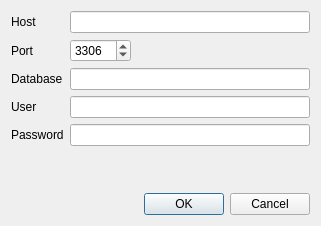
<?xml version="1.0" encoding="UTF-8"?>
<ui version="4.0">
 <class>DbDialog</class>
 <widget class="QDialog" name="DbDialog">
  <property name="geometry">
   <rect>
    <x>0</x>
    <y>0</y>
    <width>321</width>
    <height>226</height>
   </rect>
  </property>
  <property name="windowTitle">
   <string>Database Connection</string>
  </property>
  <layout class="QVBoxLayout" name="verticalLayout">
   <item>
    <layout class="QFormLayout" name="formLayout">
     <property name="fieldGrowthPolicy">
      <enum>QFormLayout::AllNonFixedFieldsGrow</enum>
     </property>
     <item row="0" column="0">
      <widget class="QLabel" name="hostnameLabel">
       <property name="text">
        <string>Host</string>
       </property>
      </widget>
     </item>
     <item row="0" column="1">
      <widget class="QLineEdit" name="hostnameEdit"/>
     </item>
     <item row="1" column="0">
      <widget class="QLabel" name="portLabel">
       <property name="text">
        <string>Port</string>
       </property>
      </widget>
     </item>
     <item row="1" column="1">
      <widget class="QSpinBox" name="portEdit">
       <property name="sizePolicy">
        <sizepolicy hsizetype="Maximum" vsizetype="Fixed">
         <horstretch>0</horstretch>
         <verstretch>0</verstretch>
        </sizepolicy>
       </property>
       <property name="minimum">
        <number>1</number>
       </property>
       <property name="maximum">
        <number>65535</number>
       </property>
       <property name="value">
        <number>3306</number>
       </property>
      </widget>
     </item>
     <item row="2" column="1">
      <widget class="QLineEdit" name="dbnameEdit"/>
     </item>
     <item row="2" column="0">
      <widget class="QLabel" name="dbnameLabel">
       <property name="text">
        <string>Database</string>
       </property>
      </widget>
     </item>
     <item row="3" column="0">
      <widget class="QLabel" name="usernameLabel">
       <property name="text">
        <string>User</string>
       </property>
      </widget>
     </item>
     <item row="3" column="1">
      <widget class="QLineEdit" name="usernameEdit"/>
     </item>
     <item row="4" column="0">
      <widget class="QLabel" name="passwordLabel">
       <property name="text">
        <string>Password</string>
       </property>
      </widget>
     </item>
     <item row="4" column="1">
      <widget class="QLineEdit" name="passwordEdit">
       <property name="echoMode">
        <enum>QLineEdit::Password</enum>
       </property>
      </widget>
     </item>
    </layout>
   </item>
   <item>
    <widget class="QDialogButtonBox" name="buttonBox">
     <property name="standardButtons">
      <set>QDialogButtonBox::Cancel|QDialogButtonBox::Ok</set>
     </property>
    </widget>
   </item>
  </layout>
 </widget>
 <tabstops>
  <tabstop>hostnameEdit</tabstop>
  <tabstop>portEdit</tabstop>
  <tabstop>dbnameEdit</tabstop>
  <tabstop>usernameEdit</tabstop>
  <tabstop>passwordEdit</tabstop>
 </tabstops>
 <resources/>
 <connections>
  <connection>
   <sender>buttonBox</sender>
   <signal>accepted()</signal>
   <receiver>DbDialog</receiver>
   <slot>connect()</slot>
   <hints>
    <hint type="sourcelabel">
     <x>115</x>
     <y>165</y>
    </hint>
    <hint type="destinationlabel">
     <x>160</x>
     <y>112</y>
    </hint>
   </hints>
  </connection>
  <connection>
   <sender>buttonBox</sender>
   <signal>rejected()</signal>
   <receiver>DbDialog</receiver>
   <slot>quit()</slot>
   <hints>
    <hint type="sourcelabel">
     <x>115</x>
     <y>165</y>
    </hint>
    <hint type="destinationlabel">
     <x>160</x>
     <y>112</y>
    </hint>
   </hints>
  </connection>
 </connections>
 <slots>
  <slot>connect()</slot>
  <slot>quit()</slot>
 </slots>
</ui>
